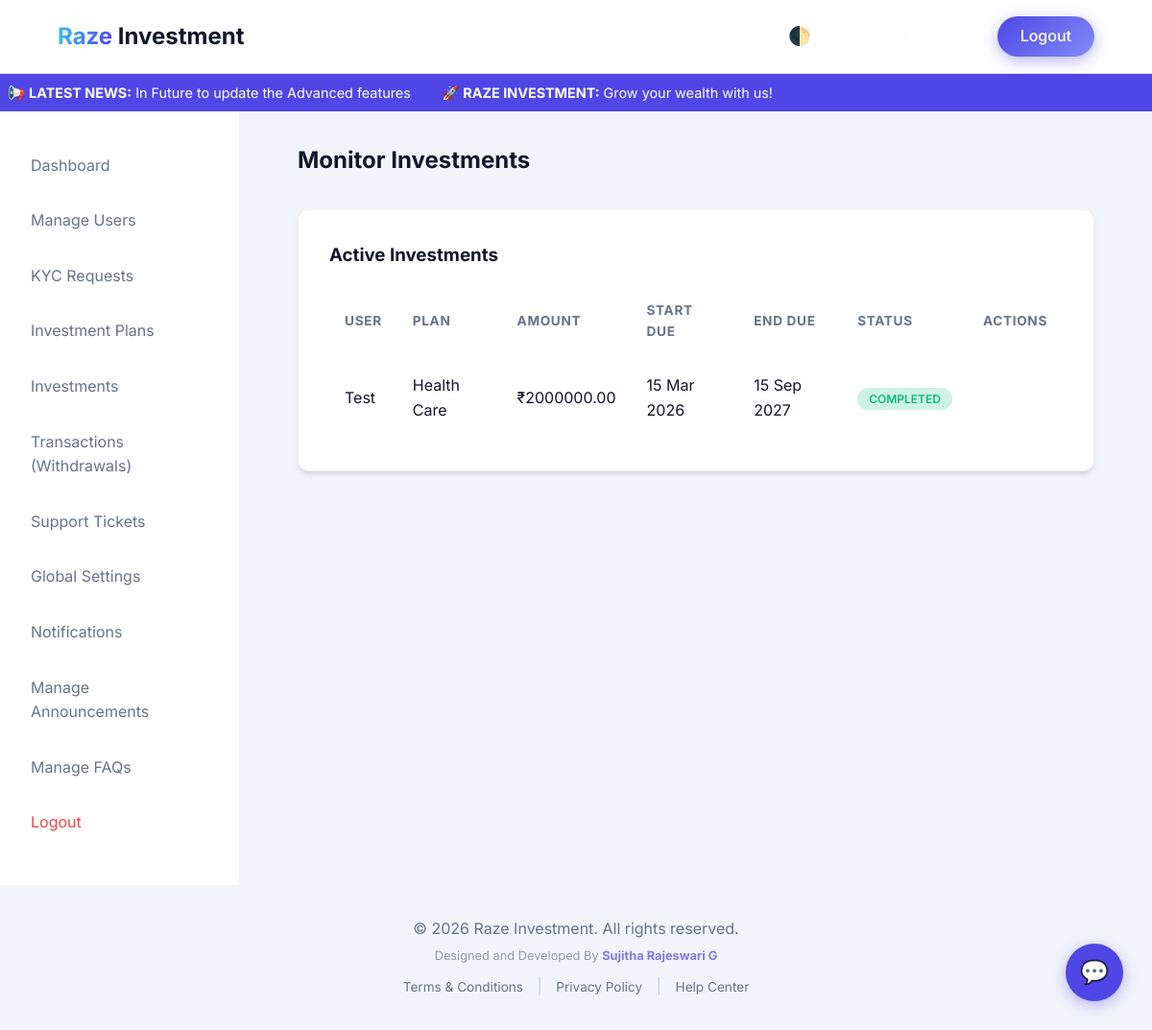
The page /admin/investments.php (signed in) on the database its author committed.
### tables this page shows
CREATE TABLE `announcements` (
  `id` int(11) NOT NULL,
  `message` text NOT NULL,
  `type` enum('info','warning','success') DEFAULT 'info',
  `is_active` tinyint(4) DEFAULT 1,
  `created_at` timestamp NOT NULL DEFAULT current_timestamp()
);

CREATE TABLE `investments` (
  `id` int(11) NOT NULL,
  `user_id` int(11) NOT NULL,
  `plan_id` int(11) NOT NULL,
  `amount` decimal(15,2) NOT NULL,
  `daily_return` decimal(10,2) DEFAULT 0.00,
  `status` enum('active','completed','cancelled') DEFAULT 'active',
  `last_return_date` date DEFAULT NULL,
  `start_date` date NOT NULL,
  `end_date` date NOT NULL,
  `created_at` timestamp NOT NULL DEFAULT current_timestamp()
);

CREATE TABLE `users` (
  `id` int(11) NOT NULL,
  `name` varchar(100) NOT NULL,
  `email` varchar(100) NOT NULL,
  `phone` varchar(20) NOT NULL,
  `password` varchar(255) NOT NULL,
  `kyc_status` enum('unsubmitted','pending','approved','rejected') DEFAULT 'unsubmitted',
  `wallet_balance` decimal(15,2) NOT NULL DEFAULT 0.00,
  `referral_code` varchar(20) DEFAULT NULL,
  `referred_by` int(11) DEFAULT NULL,
  `created_at` timestamp NOT NULL DEFAULT current_timestamp(),
  `last_login_ip` varchar(45) DEFAULT NULL,
  `last_login_at` timestamp NULL DEFAULT NULL,
  `auto_compound` tinyint(4) DEFAULT 0
);

CREATE TABLE `investment_plans` (
  `id` int(11) NOT NULL,
  `name` varchar(100) NOT NULL,
  `min_amount` decimal(15,2) NOT NULL DEFAULT 100000.00,
  `roi_percentage` decimal(5,2) NOT NULL,
  `duration_months` int(11) NOT NULL,
  `created_at` timestamp NOT NULL DEFAULT current_timestamp()
);

### admin/investments.php (the view, shortened to what this page needs)
<?php
require_once '../includes/db.php';
require_once '../includes/header.php';
?>
<div class="dashboard">
    <?php require_once '../includes/admin_sidebar.php'; ?>
    <main class="main-content">
        <h2 style="margin-bottom: 2rem;">Monitor Investments</h2>
        <div class="card">
            <h3 style="margin-bottom: 1rem;">Active Investments</h3>
            <div style="overflow-x:auto;">
                <table>
                    <thead>
                        <tr>
                            <th>User</th>
                            <th>Plan</th>
                            <th>Amount</th>
                            <th>Start Due</th>
                            <th>End Due</th>
                            <th>Status</th>
                            <th>Actions</th>
                        </tr>
                    </thead>
                    <tbody>
                        <?php
                        $invs = $conn->query("
                            SELECT i.*, u.name as user_name, p.name as plan_name
                            FROM investments i
                            JOIN users u ON i.user_id = u.id
                            JOIN investment_plans p ON i.plan_id = p.id
                            ORDER BY i.created_at DESC
                        ");
                        while($i = $invs->fetch_assoc()):
                        ?>
                        <tr>
                            <td><?php echo htmlspecialchars($i['user_name']); ?></td>
                            <td><?php echo htmlspecialchars($i['plan_name']); ?></td>
                            <td>₹<?php echo $i['amount']; ?></td>
                            <td><?php echo date('d M Y', strtotime($i['start_date'])); ?></td>
                            <td><?php echo date('d M Y', strtotime($i['end_date'])); ?></td>
                            <td>
                                <span class="badge badge-<?php echo ($i['status']=='active'?'success':($i['status']=='completed'?'success':'danger')); ?>">
                                    <?php echo ucfirst($i['status']); ?>
                                </span>
                            </td>
                            <td>
                            </td>
                        </tr>
                        <?php endwhile; ?>
                    </tbody>
                </table>
            </div>
        </div>
    </main>
</div>
<?php require_once '../includes/footer.php'; ?>

### includes/header.php (shortened to what this page needs)
<!DOCTYPE html>
<html lang="en">
<head>
    <link rel="stylesheet" href="<?php echo BASE_URL; ?>/css/style.css">
</head>
<body id="app-body">
    <nav class="navbar">
        <a href="<?php echo BASE_URL; ?>/index.php" class="nav-brand"><span class="gradient-text">Raze</span> Investment</a>
        <div class="nav-links" style="display:flex; align-items:center; gap:1.5rem;">
            <button onclick="toggleTheme(); document.body.classList.toggle('light-mode');" style="background:none; border:none; color:var(--text-main); font-size:1.2rem; cursor:pointer;" title="Toggle Light/Dark Mode">🌓</button>
            <?php if(isset($_SESSION['user_id'])): ?>
                <a href="<?php echo BASE_URL; ?>/user/dashboard.php" class="btn btn-secondary">Dashboard</a>
                <a href="<?php echo BASE_URL; ?>/logout.php" class="btn btn-primary">Logout</a>
            <?php elseif(isset($_SESSION['admin_id'])): ?>
                <a href="<?php echo BASE_URL; ?>/admin/dashboard.php" class="btn btn-secondary">Admin Panel</a>
                <a href="<?php echo BASE_URL; ?>/logout.php" class="btn btn-primary">Logout</a>
            <?php else: ?>
                <a href="<?php echo BASE_URL; ?>/login.php" class="btn btn-secondary">Login</a>
                <a href="<?php echo BASE_URL; ?>/register.php" class="btn btn-primary">Register</a>
            <?php endif; ?>
        </div>
    </nav>
    <?php
    $news_q = $conn->query("SELECT message FROM announcements WHERE is_active = 1 ORDER BY created_at DESC LIMIT 1");
    if($news_q && $news_q->num_rows > 0):
        $news = $news_q->fetch_assoc();
    ?>
    <div style="background: var(--primary); color: white; padding: 0.5rem; overflow: hidden; position: relative; white-space: nowrap; font-size: 0.9rem;">
        <div style="display:inline-block; animation: marquee 20s linear infinite;">
            📢 <strong>LATEST NEWS:</strong> <?php echo htmlspecialchars($news['message']); ?> &nbsp;&nbsp;&nbsp;&nbsp;&nbsp;&nbsp; 🚀 <strong>RAZE INVESTMENT:</strong> Grow your wealth with us! &nbsp;&nbsp;&nbsp;&nbsp;&nbsp;&nbsp;
        </div>
    </div>
    <?php endif; ?>

### css/style.css (style rules this page uses)
:root { --primary: #4F46E5; --primary-hover: #4338CA; --secondary: #0F172A; --accent: #38BDF8; --background: #1e1e2f; --card-bg: #2d2d44; --text-main: #f8fafc; --text-muted: #94a3b8; --success: #10B981; --danger: #EF4444; --warning: #F59E0B; }
body.light-mode { --secondary: #ffffff; --background: #f1f5f9; --card-bg: #ffffff; --text-main: #0f172a; --text-muted: #64748b; }
body.light-mode .navbar { background: rgba(255, 255, 255, 0.9); border-bottom: 1px solid rgba(0, 0, 0, 0.1); }
body.light-mode .card, body.light-mode .stat-card { border: 1px solid rgba(0, 0, 0, 0.05); box-shadow: 0 4px 6px -1px rgba(0, 0, 0, 0.1), 0 2px 4px -1px rgba(0, 0, 0, 0.06); }
* { box-sizing: border-box; margin: 0; padding: 0; }
body { font-family: 'Inter', system-ui, -apple-system, sans-serif; background: var(--background); color: var(--text-main); line-height: 1.6; display: flex; flex-direction: column; min-height: 100vh; }
a { color: var(--accent); text-decoration: none; transition: 0.3s; }
.gradient-text { background: linear-gradient(90deg, #38BDF8, #4F46E5); -webkit-background-clip: text; background-clip: text; -webkit-text-fill-color: transparent; }
.navbar { display: flex; justify-content: space-between; align-items: center; padding: 1rem 5%; background: rgba(15, 23, 42, 0.8); backdrop-filter: blur(10px); border-bottom: 1px solid rgba(255, 255, 255, 0.1); position: sticky; top: 0; z-index: 100; }
.nav-brand { font-size: 1.5rem; font-weight: 700; color: var(--text-main); }
.nav-links { display: flex; gap: 1.5rem; }
.btn { padding: 0.5rem 1.5rem; border-radius: 9999px; font-weight: 500; border: none; cursor: pointer; transition: all 0.3s ease; display: inline-block; text-align: center; }
.btn-primary { background: linear-gradient(135deg, var(--primary), #818cf8); color: white; box-shadow: 0 4px 15px rgba(79, 70, 229, 0.4); }
.btn-secondary { background: rgba(255, 255, 255, 0.1); color: white; border: 1px solid rgba(255, 255, 255, 0.2); }
.dashboard { display: flex; flex: 1; }
.main-content { flex: 1; padding: 2rem 5%; }
.card { background: var(--card-bg); border-radius: 12px; padding: 2rem; box-shadow: 0 10px 30px rgba(0,0,0,0.2); border: 1px solid rgba(255, 255, 255, 0.05); margin-bottom: 2rem; }
table { width: 100%; border-collapse: collapse; }
th, td { padding: 1rem; text-align: left; border-bottom: 1px solid rgba(255, 255, 255, 0.05); }
th { color: var(--text-muted); font-size: 0.85rem; text-transform: uppercase; letter-spacing: 0.05em; }
.badge { padding: 0.25rem 0.75rem; border-radius: 9999px; font-size: 0.75rem; font-weight: 600; text-transform: uppercase; }
.badge-success { background: rgba(16, 185, 129, 0.2); color: var(--success); }

### rows shown on the page
announcements: message "In Future to update the Advanced features"
investments: user.name "Test", plan.name "Health Care", amount "2000000.00", start_date "15 Mar 2026", end_date "15 Sep 2027", status "COMPLETED"
